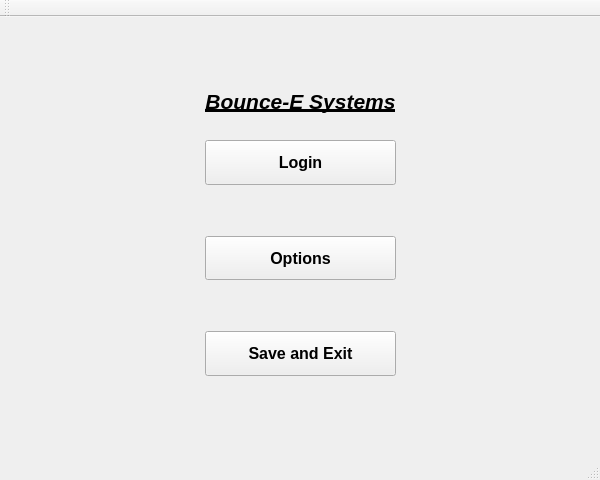
<?xml version="1.0" encoding="UTF-8"?>
<ui version="4.0">
 <class>MainWindow</class>
 <widget class="QMainWindow" name="MainWindow">
  <property name="geometry">
   <rect>
    <x>0</x>
    <y>0</y>
    <width>600</width>
    <height>480</height>
   </rect>
  </property>
  <property name="sizePolicy">
   <sizepolicy hsizetype="Fixed" vsizetype="Fixed">
    <horstretch>0</horstretch>
    <verstretch>0</verstretch>
   </sizepolicy>
  </property>
  <property name="windowTitle">
   <string>MainWindow</string>
  </property>
  <widget class="QWidget" name="centralWidget">
   <widget class="QWidget" name="horizontalLayoutWidget">
    <property name="geometry">
     <rect>
      <x>0</x>
      <y>10</y>
      <width>601</width>
      <height>411</height>
     </rect>
    </property>
    <layout class="QHBoxLayout" name="horizontalLayout">
     <item>
      <spacer name="horizontalSpacer_2">
       <property name="orientation">
        <enum>Qt::Horizontal</enum>
       </property>
       <property name="sizeType">
        <enum>QSizePolicy::MinimumExpanding</enum>
       </property>
       <property name="sizeHint" stdset="0">
        <size>
         <width>40</width>
         <height>20</height>
        </size>
       </property>
      </spacer>
     </item>
     <item>
      <widget class="QFrame" name="verticalFrame">
       <layout class="QVBoxLayout" name="verticalLayout_3">
        <property name="spacing">
         <number>6</number>
        </property>
        <item>
         <spacer name="verticalSpacer">
          <property name="orientation">
           <enum>Qt::Vertical</enum>
          </property>
          <property name="sizeType">
           <enum>QSizePolicy::Fixed</enum>
          </property>
          <property name="sizeHint" stdset="0">
           <size>
            <width>20</width>
            <height>40</height>
           </size>
          </property>
         </spacer>
        </item>
        <item>
         <widget class="QLabel" name="label">
          <property name="sizePolicy">
           <sizepolicy hsizetype="MinimumExpanding" vsizetype="Fixed">
            <horstretch>0</horstretch>
            <verstretch>0</verstretch>
           </sizepolicy>
          </property>
          <property name="font">
           <font>
            <pointsize>16</pointsize>
            <weight>75</weight>
            <italic>true</italic>
            <bold>true</bold>
            <underline>true</underline>
           </font>
          </property>
          <property name="layoutDirection">
           <enum>Qt::LeftToRight</enum>
          </property>
          <property name="text">
           <string>Bounce-E Systems</string>
          </property>
          <property name="alignment">
           <set>Qt::AlignCenter</set>
          </property>
         </widget>
        </item>
        <item>
         <spacer name="verticalSpacer_3">
          <property name="orientation">
           <enum>Qt::Vertical</enum>
          </property>
          <property name="sizeType">
           <enum>QSizePolicy::Fixed</enum>
          </property>
          <property name="sizeHint" stdset="0">
           <size>
            <width>20</width>
            <height>20</height>
           </size>
          </property>
         </spacer>
        </item>
        <item>
         <layout class="QVBoxLayout" name="verticalLayout_4">
          <item>
           <widget class="QPushButton" name="MainWindow_StartButton">
            <property name="sizePolicy">
             <sizepolicy hsizetype="Minimum" vsizetype="MinimumExpanding">
              <horstretch>0</horstretch>
              <verstretch>0</verstretch>
             </sizepolicy>
            </property>
            <property name="font">
             <font>
              <pointsize>12</pointsize>
              <weight>75</weight>
              <bold>true</bold>
             </font>
            </property>
            <property name="text">
             <string>Login</string>
            </property>
           </widget>
          </item>
          <item>
           <spacer name="verticalSpacer_4">
            <property name="orientation">
             <enum>Qt::Vertical</enum>
            </property>
            <property name="sizeType">
             <enum>QSizePolicy::MinimumExpanding</enum>
            </property>
            <property name="sizeHint" stdset="0">
             <size>
              <width>20</width>
              <height>40</height>
             </size>
            </property>
           </spacer>
          </item>
          <item>
           <widget class="QPushButton" name="MainWindow_OptionsButton">
            <property name="sizePolicy">
             <sizepolicy hsizetype="Minimum" vsizetype="MinimumExpanding">
              <horstretch>0</horstretch>
              <verstretch>0</verstretch>
             </sizepolicy>
            </property>
            <property name="font">
             <font>
              <pointsize>12</pointsize>
              <weight>75</weight>
              <bold>true</bold>
             </font>
            </property>
            <property name="text">
             <string>Options</string>
            </property>
           </widget>
          </item>
          <item>
           <spacer name="verticalSpacer_5">
            <property name="orientation">
             <enum>Qt::Vertical</enum>
            </property>
            <property name="sizeType">
             <enum>QSizePolicy::MinimumExpanding</enum>
            </property>
            <property name="sizeHint" stdset="0">
             <size>
              <width>20</width>
              <height>40</height>
             </size>
            </property>
           </spacer>
          </item>
          <item>
           <widget class="QPushButton" name="MainWindow_SaveExitButton">
            <property name="sizePolicy">
             <sizepolicy hsizetype="Minimum" vsizetype="MinimumExpanding">
              <horstretch>0</horstretch>
              <verstretch>0</verstretch>
             </sizepolicy>
            </property>
            <property name="font">
             <font>
              <pointsize>12</pointsize>
              <weight>75</weight>
              <bold>true</bold>
             </font>
            </property>
            <property name="text">
             <string>Save and Exit</string>
            </property>
           </widget>
          </item>
         </layout>
        </item>
        <item>
         <spacer name="verticalSpacer_2">
          <property name="orientation">
           <enum>Qt::Vertical</enum>
          </property>
          <property name="sizeType">
           <enum>QSizePolicy::Fixed</enum>
          </property>
          <property name="sizeHint" stdset="0">
           <size>
            <width>20</width>
            <height>40</height>
           </size>
          </property>
         </spacer>
        </item>
       </layout>
      </widget>
     </item>
     <item>
      <spacer name="horizontalSpacer">
       <property name="orientation">
        <enum>Qt::Horizontal</enum>
       </property>
       <property name="sizeType">
        <enum>QSizePolicy::MinimumExpanding</enum>
       </property>
       <property name="sizeHint" stdset="0">
        <size>
         <width>40</width>
         <height>20</height>
        </size>
       </property>
      </spacer>
     </item>
    </layout>
   </widget>
  </widget>
  <widget class="QMenuBar" name="menuBar">
   <property name="geometry">
    <rect>
     <x>0</x>
     <y>0</y>
     <width>600</width>
     <height>21</height>
    </rect>
   </property>
  </widget>
  <widget class="QToolBar" name="mainToolBar">
   <attribute name="toolBarArea">
    <enum>TopToolBarArea</enum>
   </attribute>
   <attribute name="toolBarBreak">
    <bool>false</bool>
   </attribute>
  </widget>
  <widget class="QStatusBar" name="statusBar"/>
 </widget>
 <layoutdefault spacing="6" margin="11"/>
 <resources/>
 <connections/>
</ui>
